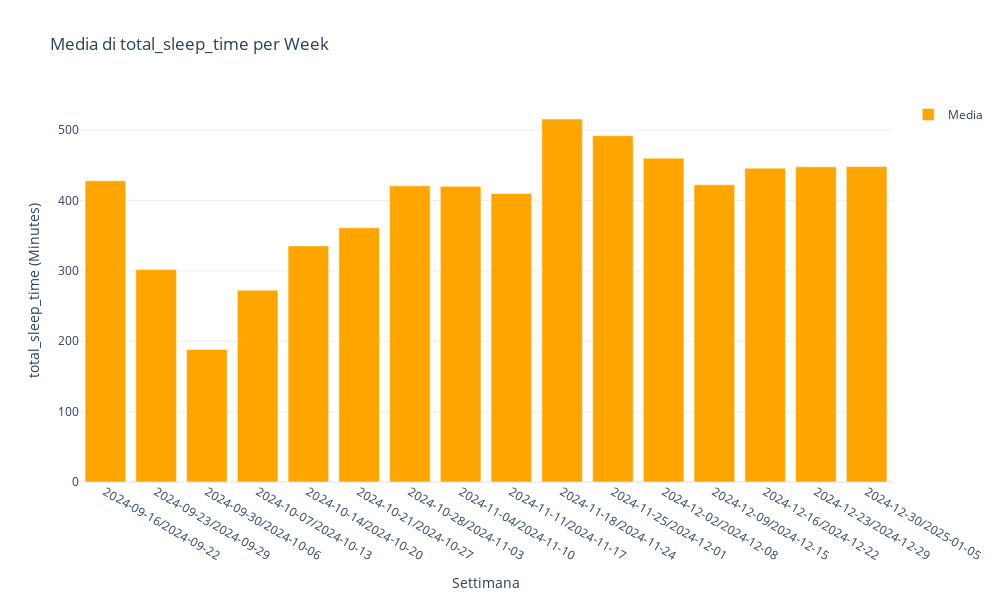

The code cell stored with this chart in its notebook:
### Code cell
agg.plot_AggregatedData('total_sleep_time', '2023-01-01', end_time, 'week', save_png=save)

### Figure 1 — Plotly figure (JSON) as saved in the notebook; plotly's stock layout.template omitted (floating-point values rounded to 4 significant figures)
{"data": [{"marker": {"color": "orange"}, "name": "Media", "type": "bar", "x": ["2024-09-16/2024-09-22", "2024-09-23/2024-09-29", "2024-09-30/2024-10-06", "2024-10-07/2024-10-13", "2024-10-14/2024-10-20", "2024-10-21/2024-10-27", "2024-10-28/2024-11-03", "2024-11-04/2024-11-10", "2024-11-11/2024-11-17", "2024-11-18/2024-11-24", "2024-11-25/2024-12-01", "2024-12-02/2024-12-08", "2024-12-09/2024-12-15", "2024-12-16/2024-12-22", "2024-12-23/2024-12-29", "2024-12-30/2025-01-05"], "y": [428, 301.9, 188.3, 272.6, 335.4, 361.3, 420.9, 420.1, 410, 515.7, 492.1, 460.2, 422.4, 446, 447.9, 448.5]}], "layout": {"height": 600, "showlegend": true, "title": {"text": "Media di total_sleep_time per Week"}, "width": 1000, "xaxis": {"title": {"text": "Settimana"}}, "yaxis": {"title": {"text": "total_sleep_time (Minutes)"}}}}
